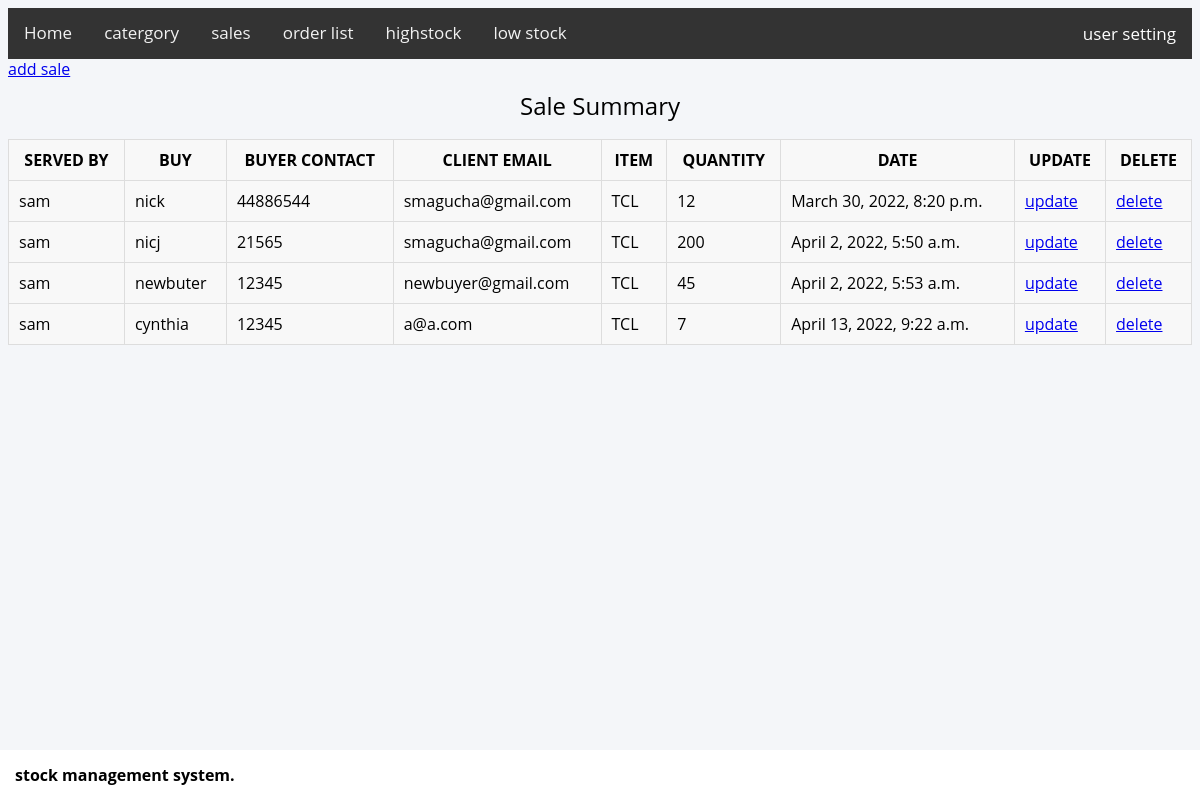
The page /sale/ (signed in) on the database as committed earlier.
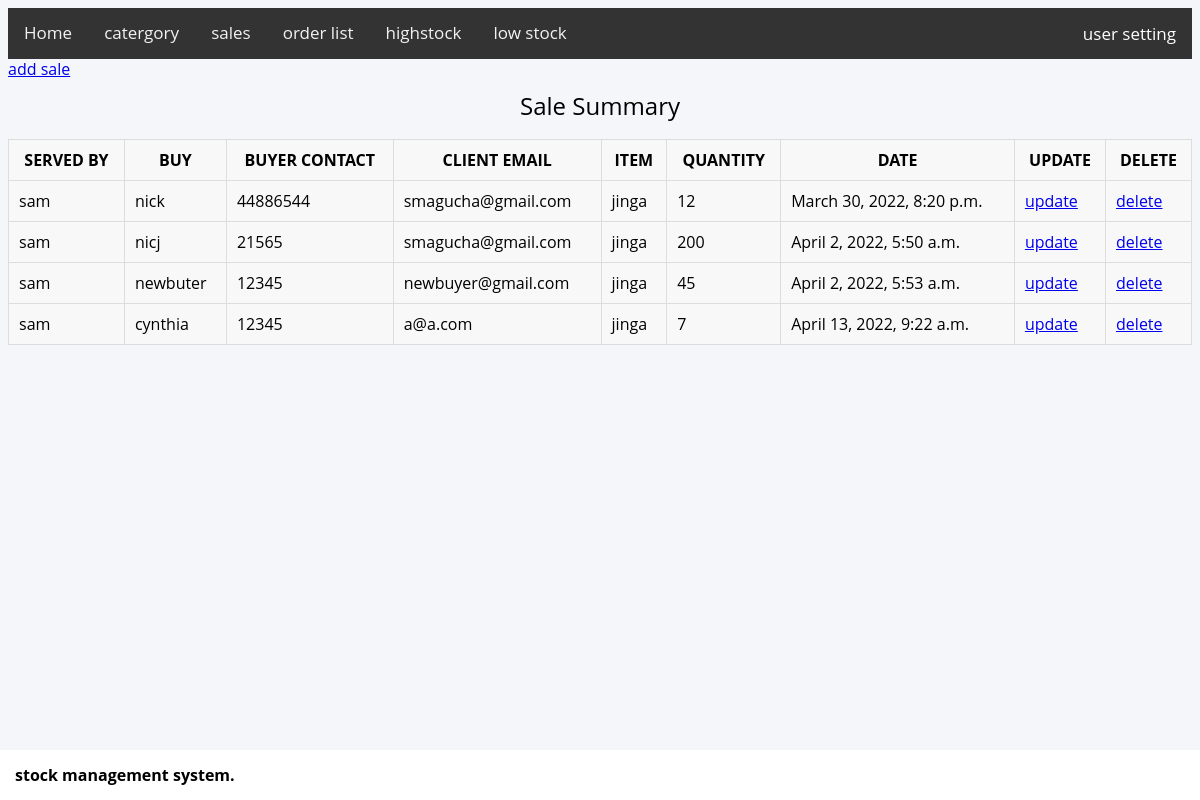
The same page on the database as committed later.
### sale/models.py (models this page shows, shortened)
class Sale(models.Model):
    serverby = models.ForeignKey(User, on_delete=models.CASCADE)
    buyer = models.CharField(max_length=100)
    buyercontact = models.IntegerField()
    clientemail = models.EmailField()
    item = models.ForeignKey(Product, on_delete=models.CASCADE)
    quantity = models.PositiveIntegerField()
    date = models.DateTimeField(auto_now_add=True, auto_now=False)

### goodies/models.py (models this page shows)
class Product(models.Model):
    name = models.CharField(max_length=50)
    productcatergory = models.ForeignKey(Catergory, on_delete=models.CASCADE)
    weight = models.CharField(max_length=50)
    quantity = models.PositiveIntegerField()
    date_created = models.DateTimeField(auto_now_add=True, auto_now=False)
    last_update = models.DateTimeField(auto_now_add=False, auto_now=True)
    objects = models.Manager()
    quantify = QuantityManager()
    lessquantity = LessManager()
    def __str__(self):
        return self.name

### sale/views.py (the view)
# urls.py: path('', views.SaleList.as_view(), name='SaleList'),
class SaleList(LoginRequiredMixin, ListView):
    login_url = '/accounts/login/'
    model = Sale
    context_object_name = 'saledata'
    template_name = 'sale/salelist.html'

### sale/templates/sale/salelist.html (shortened to what this page needs)
{%extends 'goodies/base.html'%}
{%block content%}
<a href="{% url 'SaleCreate' %}">add sale</a>
<table border="2">
    <caption>Sale Summary</caption>
    <tr>
        <th scope="col" >
           served by
        </th>
        <th scope="col">
            buy
        </th>
        <th scope="col">
            buyer contact
        </th>
        <th scope="col">
            client email
        </th>
        <th scope="col">
            item
        </th>
        <th scope="col">
           quantity
        </th>
        <th scope="col">
            date
        </th>
        <th scope="col">
            update
        </th>
        <th scope="col">
            delete
        </th>
    </tr>
    {% for data in saledata %}
        <tr>
            <td data-label="serverby">
                 {{data.serverby}}
            </td>
            <td data-label="buyer">
                {{data.buyer}}
            </td>
            <td data-label="buyer contact">
                {{data.buyercontact}}
            </td>
            <td data-label="client email">
                {{data.clientemail}}
            </td>
            <td data-label="item">
                {{data.item}}
            </td>
            <td data-label="quantity">
                {{data.quantity}}
            </td>
            <td data-label="date">
                {{data.date}}
            </td>
            <td data-label="update">
                <a href="{% url 'SaleUpdate' data.id%}">update</a>
            </td>
            <td data-label="delete">
                <a href="{% url 'DeleteSale' data.id%}">delete</a>
            </td>
        </tr>
    {%endfor%}
</table>
{%endblock%}

Rows that differ between the two databases and show on the page:
changed through a linked row, Sale "nick": item "TCL" → "jinga"
changed through a linked row, Sale "nicj": item "TCL" → "jinga"
changed through a linked row, Sale "newbuter": item "TCL" → "jinga"
changed through a linked row, Sale "cynthia": item "TCL" → "jinga"
